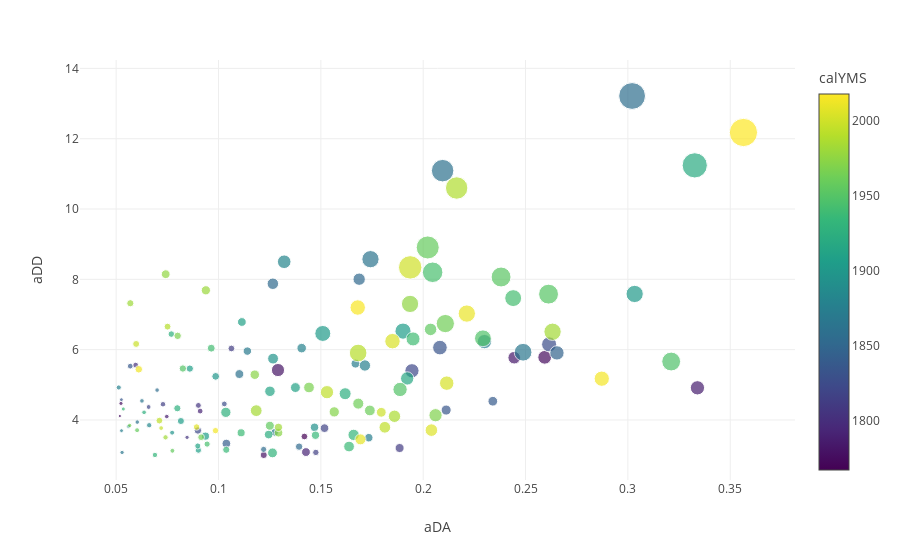

Notebook code for this chart:
### Code cell
# plot prepared data

# aDD = average Drought Duration
# aDA = average Drought Area
# TDM = total drought magnitude
# calYMS = year start

ADMx = pd.read_csv('./observation_based/results_ADM_yyyymm.txt',delim_whitespace=True,index_col=0)
px.scatter(ADMx, x='aDA', y='aDD',size='TDM', color='calYMS', template='none')

### Figure 1 — Plotly figure (JSON) as saved in the notebook; plotly's stock layout.template omitted (floating-point values rounded to 4 significant figures; data arrays with more than 128 entries replaced by an {"elided": "..."} marker saying what was removed)
{"data": [{"hovertemplate": "aDA=%{x}<br>aDD=%{y}<br>TDM=%{marker.size}<br>calYMS=%{marker.color}<extra></extra>", "legendgroup": "", "marker": {"color": {"elided": "144 int values"}, "coloraxis": "coloraxis", "size": {"elided": "144 float values"}, "sizemode": "area", "sizeref": 8.925, "symbol": "circle"}, "mode": "markers", "name": "", "orientation": "v", "showlegend": false, "type": "scatter", "x": {"elided": "144 float values"}, "xaxis": "x", "y": {"elided": "144 float values"}, "yaxis": "y"}], "layout": {"autosize": true, "coloraxis": {"colorbar": {"title": {"text": "calYMS"}}, "colorscale": [[0, "#440154"], [0.1111, "#482878"], [0.2222, "#3e4989"], [0.3333, "#31688e"], [0.4444, "#26828e"], [0.5556, "#1f9e89"], [0.6667, "#35b779"], [0.7778, "#6ece58"], [0.8889, "#b5de2b"], [1, "#fde725"]]}, "legend": {"itemsizing": "constant", "tracegroupgap": 0}, "margin": {"t": 60}, "xaxis": {"anchor": "y", "autorange": true, "domain": [0, 1], "range": [0.03296, 0.3791], "title": {"text": "aDA"}, "type": "linear"}, "yaxis": {"anchor": "x", "autorange": true, "domain": [0, 1], "range": [2.119, 14.7], "title": {"text": "aDD"}, "type": "linear"}}}
